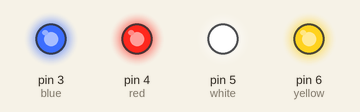
This sketch was run on a simulated Arduino Uno, built with avr-gcc and run on an emulated ATmega328P. Shown: output pins drawn as LEDs (lit = HIGH).

Above: at 0.5 s.
At 3.5 s:
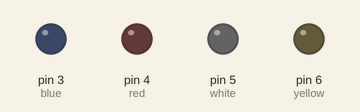
Timing chart, 0 to 4.6 s (numbered marks = the images above):
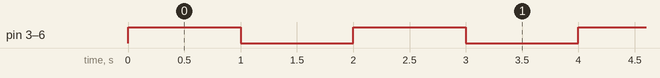

The sketch:

Bir_Saniye_Araliklarla_Dort_Ledi_Yakma.ino
```cpp
// Ledlerin pin tanımlamaları
#define blue 3
#define red 4
#define white 5
#define yellow 6

void setup() {
  // Pinleri çıkış olarak ayarladık
  pinMode(blue,OUTPUT);
  pinMode(red,OUTPUT);
  pinMode(white,OUTPUT);
  pinMode(yellow,OUTPUT);
}

void loop() {
  // Ledlerin bağlı olduğu pinlere 5V verdik. Yani ledleri yaktık.
  digitalWrite(blue,1);
  digitalWrite(red,1);
  digitalWrite(white,1);
  digitalWrite(yellow,1);
  delay(1000); // Görüntünün belirgin olması için 1 saniyelik bekleme süresi tanımladık
  // Ledlerin bağlı olduğu pinlere 0V yolladık. Yani ledleri söndürdük
  digitalWrite(blue,0);
  digitalWrite(red,0);
  digitalWrite(white,0);
  digitalWrite(yellow,0);
  delay(1000); // Görüntünün belirgin olması için 1 saniyelik bekleme süresi tanımladık
}
```

Measured:
- by itself, pin 3 (blue), pin 4 (red), pin 5 (white), pin 6 (yellow): alternates HIGH for 1.0 s and LOW for 1.0 s
